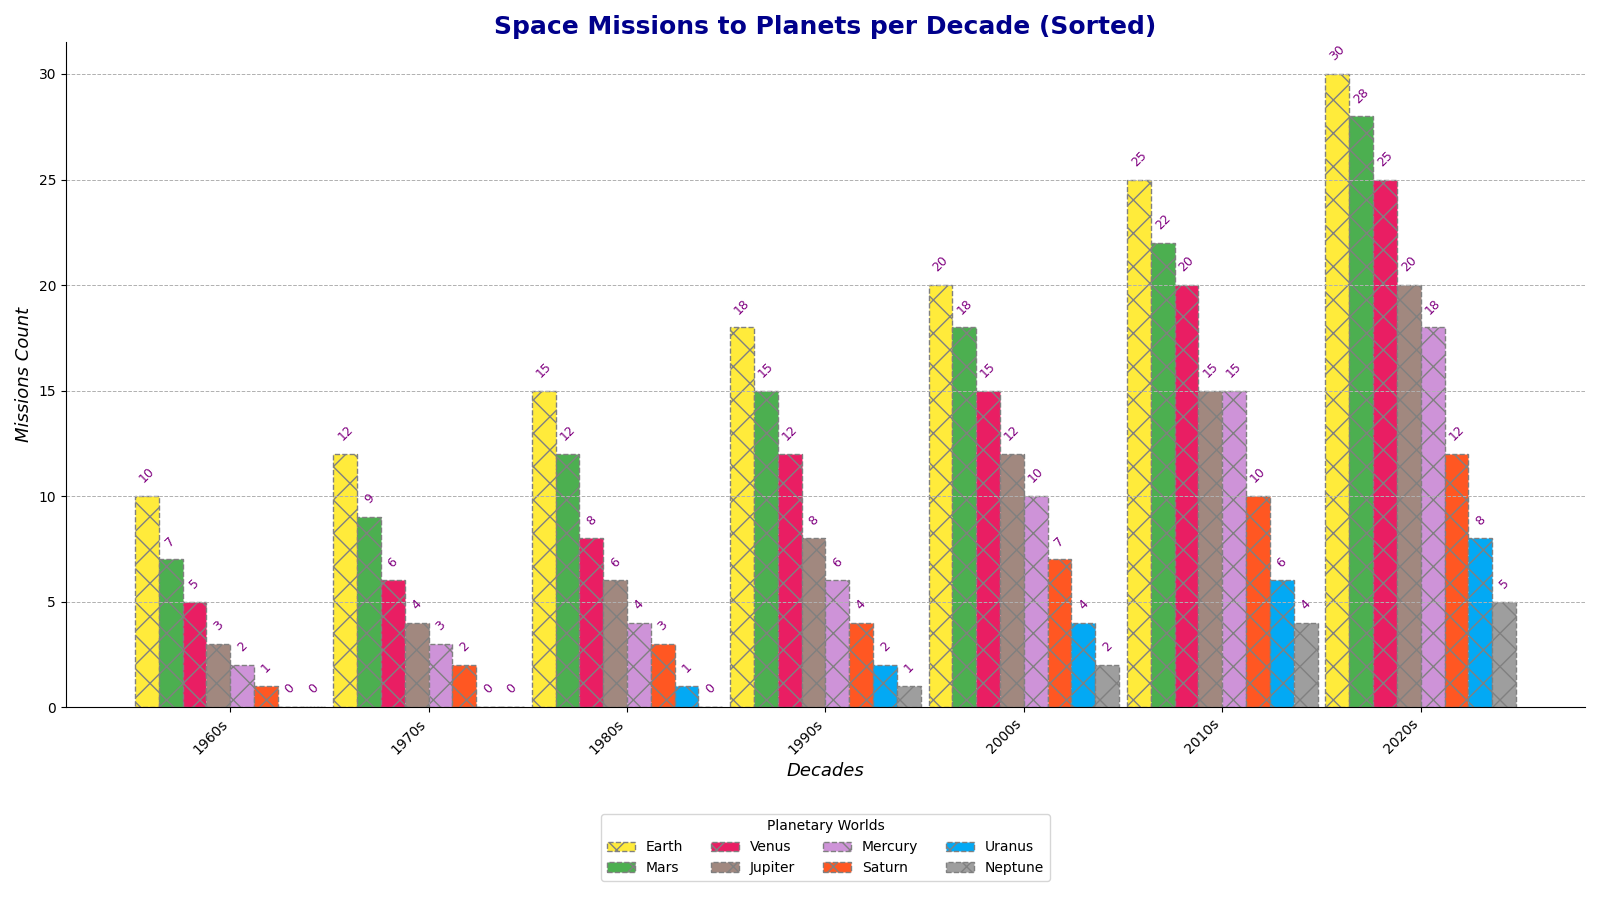

This chart was generated by the following Python code:
import matplotlib.pyplot as plt
import numpy as np

decades = ['1960s', '1970s', '1980s', '1990s', '2000s', '2010s', '2020s']
planets = ['Mercury', 'Venus', 'Earth', 'Mars', 'Jupiter', 'Saturn', 'Uranus', 'Neptune']
missions = np.array([
    [2, 5, 10, 7, 3, 1, 0, 0],
    [3, 6, 12, 9, 4, 2, 0, 0],
    [4, 8, 15, 12, 6, 3, 1, 0],
    [6, 12, 18, 15, 8, 4, 2, 1],
    [10, 15, 20, 18, 12, 7, 4, 2],
    [15, 20, 25, 22, 15, 10, 6, 4],
    [20, 25, 30, 28, 18, 12, 8, 5]
])

sorted_indices = np.argsort(-missions, axis=1)
sorted_missions = np.take_along_axis(missions, sorted_indices, axis=1)
sorted_planets = np.array([[planets[idx] for idx in row] for row in sorted_indices])

fig, ax = plt.subplots(figsize=(16, 9))

# Shuffled colors for different presentation
colors = ['#ffeb3b', '#4caf50', '#e91e63', '#a1887f', '#ce93d8', '#ff5722', '#03a9f4', '#9e9e9e']

bar_width = 0.12
indices = np.arange(len(decades))

for i in range(missions.shape[1]):
    ax.bar(indices + i * bar_width, sorted_missions[:, i], bar_width, 
           label=[sorted_planets[j][i] for j in range(len(decades))][0], 
           edgecolor='grey', linestyle='--', hatch='x', color=colors[i])

ax.set_title('Space Missions to Planets per Decade (Sorted)', fontsize=18, fontweight='bold', color='darkblue')
ax.set_xlabel('Decades', fontsize=13, style='italic')
ax.set_ylabel('Missions Count', fontsize=13, style='italic')
ax.set_xticks(indices + 3.5 * bar_width)
ax.set_xticklabels(decades, rotation=45, ha='right')
ax.legend(title='Planetary Worlds', bbox_to_anchor=(0.5, -0.15), loc='upper center', ncol=4, frameon=True)
ax.yaxis.grid(True, linestyle='--', linewidth=0.7)
ax.spines['top'].set_visible(False)
ax.spines['right'].set_visible(False)

for i in range(len(decades)):
    for j in range(len(planets)):
        ax.text(i + j * bar_width, sorted_missions[i, j] + 0.5, 
                f'{sorted_missions[i, j]}', ha='center', va='bottom', 
                fontsize=9, color='purple', rotation=45)

plt.tight_layout()
plt.show()
